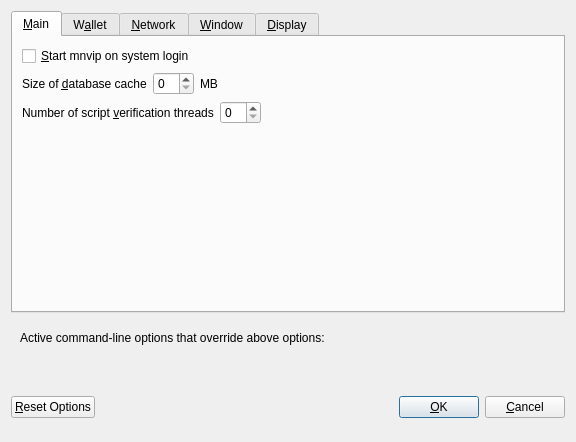
<?xml version="1.0" encoding="UTF-8"?>
<ui version="4.0">
 <class>OptionsDialog</class>
 <widget class="QDialog" name="OptionsDialog">
  <property name="geometry">
   <rect>
    <x>0</x>
    <y>0</y>
    <width>576</width>
    <height>442</height>
   </rect>
  </property>
  <property name="windowTitle">
   <string>Options</string>
  </property>
  <property name="modal">
   <bool>true</bool>
  </property>
  <layout class="QVBoxLayout" name="verticalLayout">
   <item>
    <widget class="QTabWidget" name="tabWidget">
     <property name="currentIndex">
      <number>0</number>
     </property>
     <widget class="QWidget" name="tabMain">
      <attribute name="title">
       <string>&amp;Main</string>
      </attribute>
      <layout class="QVBoxLayout" name="verticalLayout_Main">
       <item>
        <widget class="QCheckBox" name="bitcoinAtStartup">
         <property name="toolTip">
          <string>Automatically start mnvip after logging in to the system.</string>
         </property>
         <property name="text">
          <string>&amp;Start mnvip on system login</string>
         </property>
        </widget>
       </item>
       <item>
        <layout class="QHBoxLayout" name="horizontalLayout_2_Main">
         <item>
          <widget class="QLabel" name="databaseCacheLabel">
           <property name="text">
            <string>Size of &amp;database cache</string>
           </property>
           <property name="textFormat">
            <enum>Qt::PlainText</enum>
           </property>
           <property name="buddy">
            <cstring>databaseCache</cstring>
           </property>
          </widget>
         </item>
         <item>
          <widget class="QSpinBox" name="databaseCache"/>
         </item>
         <item>
          <widget class="QLabel" name="databaseCacheUnitLabel">
           <property name="text">
            <string>MB</string>
           </property>
           <property name="textFormat">
            <enum>Qt::PlainText</enum>
           </property>
          </widget>
         </item>
         <item>
          <spacer name="horizontalSpacer_2_Main">
           <property name="orientation">
            <enum>Qt::Horizontal</enum>
           </property>
           <property name="sizeHint" stdset="0">
            <size>
             <width>40</width>
             <height>20</height>
            </size>
           </property>
          </spacer>
         </item>
        </layout>
       </item>
       <item>
        <layout class="QHBoxLayout" name="horizontalLayout_3_Main">
         <item>
          <widget class="QLabel" name="threadsScriptVerifLabel">
           <property name="text">
            <string>Number of script &amp;verification threads</string>
           </property>
           <property name="textFormat">
            <enum>Qt::PlainText</enum>
           </property>
           <property name="buddy">
            <cstring>threadsScriptVerif</cstring>
           </property>
          </widget>
         </item>
         <item>
          <widget class="QSpinBox" name="threadsScriptVerif">
           <property name="toolTip">
            <string>(0 = auto, &lt;0 = leave that many cores free)</string>
           </property>
          </widget>
         </item>
         <item>
          <spacer name="horizontalSpacer_3_Main">
           <property name="orientation">
            <enum>Qt::Horizontal</enum>
           </property>
           <property name="sizeHint" stdset="0">
            <size>
             <width>40</width>
             <height>20</height>
            </size>
           </property>
          </spacer>
         </item>
        </layout>
       </item>
       <item>
        <spacer name="verticalSpacer_2">
         <property name="orientation">
          <enum>Qt::Vertical</enum>
         </property>
         <property name="sizeHint" stdset="0">
          <size>
           <width>20</width>
           <height>40</height>
          </size>
         </property>
        </spacer>
       </item>
      </layout>
     </widget>
     <widget class="QWidget" name="tabWallet">
      <attribute name="title">
       <string>W&amp;allet</string>
      </attribute>
      <layout class="QVBoxLayout" name="verticalLayout_Wallet">
       <item>
        <layout class="QHBoxLayout" name="horizontalLayout_2_Wallet">
         <item>
          <widget class="QLabel" name="labelStakeSplitThresholdText">
           <property name="text">
            <string>Stake split threshold:</string>
           </property>
          </widget>
         </item>
         <item>
          <widget class="QSpinBox" name="spinBoxStakeSplitThreshold">
           <property name="minimum">
            <number>1</number>
           </property>
           <property name="maximum">
            <number>999999</number>
           </property>
          </widget>
         </item>
        </layout>
       </item>
       <item>
        <widget class="QGroupBox" name="groupBox">
         <property name="title">
          <string>Expert</string>
         </property>
         <layout class="QVBoxLayout" name="verticalLayout_2">
          <item>
           <widget class="QCheckBox" name="coinControlFeatures">
            <property name="toolTip">
             <string>Whether to show coin control features or not.</string>
            </property>
            <property name="text">
             <string>Enable coin &amp;control features</string>
            </property>
           </widget>
          </item>
          <item>
           <widget class="QCheckBox" name="showMasternodesTab">
            <property name="toolTip">
             <string>Show additional tab listing all your masternodes in first sub-tab&lt;br/&gt;and all masternodes on the network in second sub-tab.</string>
            </property>
            <property name="text">
             <string>Show Masternodes Tab</string>
            </property>
           </widget>
          </item>
          <item>
           <widget class="QCheckBox" name="spendZeroConfChange">
            <property name="toolTip">
             <string>If you disable the spending of unconfirmed change, the change from a transaction&lt;br/&gt;cannot be used until that transaction has at least one confirmation.&lt;br/&gt;This also affects how your balance is computed.</string>
            </property>
            <property name="text">
             <string>&amp;Spend unconfirmed change</string>
            </property>
           </widget>
          </item>
         </layout>
        </widget>
       </item>
       <item>
        <spacer name="verticalSpacer_Wallet">
         <property name="orientation">
          <enum>Qt::Vertical</enum>
         </property>
         <property name="sizeHint" stdset="0">
          <size>
           <width>20</width>
           <height>40</height>
          </size>
         </property>
        </spacer>
       </item>
      </layout>
     </widget>
     <widget class="QWidget" name="tabNetwork">
      <attribute name="title">
       <string>&amp;Network</string>
      </attribute>
      <layout class="QVBoxLayout" name="verticalLayout_Network">
       <item>
        <widget class="QCheckBox" name="mapPortUpnp">
         <property name="toolTip">
          <string>Automatically open the mnvip client port on the router. This only works when your router supports UPnP and it is enabled.</string>
         </property>
         <property name="text">
          <string>Map port using &amp;UPnP</string>
         </property>
        </widget>
       </item>
       <item>
        <widget class="QCheckBox" name="allowIncoming">
         <property name="toolTip">
          <string>Accept connections from outside</string>
         </property>
         <property name="text">
          <string>Allow incoming connections</string>
         </property>
        </widget>
       </item>
       <item>
        <widget class="QCheckBox" name="connectSocks">
         <property name="toolTip">
          <string>Connect to the mnvip network through a SOCKS5 proxy.</string>
         </property>
         <property name="text">
          <string>&amp;Connect through SOCKS5 proxy (default proxy):</string>
         </property>
        </widget>
       </item>
       <item>
        <layout class="QHBoxLayout" name="horizontalLayout_1_Network">
         <item>
          <widget class="QLabel" name="proxyIpLabel">
           <property name="text">
            <string>Proxy &amp;IP:</string>
           </property>
           <property name="textFormat">
            <enum>Qt::PlainText</enum>
           </property>
           <property name="buddy">
            <cstring>proxyIp</cstring>
           </property>
          </widget>
         </item>
         <item>
          <widget class="QValidatedLineEdit" name="proxyIp">
           <property name="minimumSize">
            <size>
             <width>140</width>
             <height>0</height>
            </size>
           </property>
           <property name="maximumSize">
            <size>
             <width>140</width>
             <height>16777215</height>
            </size>
           </property>
           <property name="toolTip">
            <string>IP address of the proxy (e.g. IPv4: 127.0.0.1 / IPv6: ::1)</string>
           </property>
          </widget>
         </item>
         <item>
          <widget class="QLabel" name="proxyPortLabel">
           <property name="text">
            <string>&amp;Port:</string>
           </property>
           <property name="textFormat">
            <enum>Qt::PlainText</enum>
           </property>
           <property name="buddy">
            <cstring>proxyPort</cstring>
           </property>
          </widget>
         </item>
         <item>
          <widget class="QLineEdit" name="proxyPort">
           <property name="minimumSize">
            <size>
             <width>55</width>
             <height>0</height>
            </size>
           </property>
           <property name="maximumSize">
            <size>
             <width>55</width>
             <height>16777215</height>
            </size>
           </property>
           <property name="toolTip">
            <string>Port of the proxy (e.g. 9050)</string>
           </property>
          </widget>
         </item>
         <item>
          <spacer name="horizontalSpacer_1_Network">
           <property name="orientation">
            <enum>Qt::Horizontal</enum>
           </property>
           <property name="sizeHint" stdset="0">
            <size>
             <width>40</width>
             <height>20</height>
            </size>
           </property>
          </spacer>
         </item>
        </layout>
       </item>
       <item>
        <spacer name="verticalSpacer_Network">
         <property name="orientation">
          <enum>Qt::Vertical</enum>
         </property>
         <property name="sizeHint" stdset="0">
          <size>
           <width>20</width>
           <height>40</height>
          </size>
         </property>
        </spacer>
       </item>
      </layout>
     </widget>
     <widget class="QWidget" name="tabWindow">
      <attribute name="title">
       <string>&amp;Window</string>
      </attribute>
      <layout class="QVBoxLayout" name="verticalLayout_Window">
       <item>
        <widget class="QCheckBox" name="minimizeToTray">
         <property name="toolTip">
          <string>Show only a tray icon after minimizing the window.</string>
         </property>
         <property name="text">
          <string>&amp;Minimize to the tray instead of the taskbar</string>
         </property>
        </widget>
       </item>
       <item>
        <widget class="QCheckBox" name="minimizeOnClose">
         <property name="toolTip">
          <string>Minimize instead of exit the application when the window is closed. When this option is enabled, the application will be closed only after selecting Quit in the menu.</string>
         </property>
         <property name="text">
          <string>M&amp;inimize on close</string>
         </property>
        </widget>
       </item>
       <item>
        <spacer name="verticalSpacer_Window">
         <property name="orientation">
          <enum>Qt::Vertical</enum>
         </property>
         <property name="sizeHint" stdset="0">
          <size>
           <width>20</width>
           <height>40</height>
          </size>
         </property>
        </spacer>
       </item>
      </layout>
     </widget>
     <widget class="QWidget" name="tabDisplay">
      <attribute name="title">
       <string>&amp;Display</string>
      </attribute>
      <layout class="QVBoxLayout" name="verticalLayout_Display">
       <item>
        <layout class="QHBoxLayout" name="horizontalLayout_1_Display">
         <item>
          <widget class="QLabel" name="langLabel">
           <property name="text">
            <string>User Interface &amp;language:</string>
           </property>
           <property name="textFormat">
            <enum>Qt::PlainText</enum>
           </property>
           <property name="buddy">
            <cstring>lang</cstring>
           </property>
          </widget>
         </item>
         <item>
          <widget class="QValueComboBox" name="lang">
           <property name="toolTip">
            <string>The user interface language can be set here. This setting will take effect after restarting mnvip.</string>
           </property>
          </widget>
         </item>
        </layout>
       </item>
       <item>
        <widget class="QLabel" name="label_3">
         <property name="toolTip">
          <string notr="true"/>
         </property>
         <property name="statusTip">
          <string notr="true"/>
         </property>
         <property name="whatsThis">
          <string notr="true"/>
         </property>
         <property name="accessibleName">
          <string notr="true"/>
         </property>
         <property name="text">
          <string>Language missing or translation incomplete? Help contributing translations here:
https://discord.com/invite/2MYYCVPxeU</string>
         </property>
         <property name="wordWrap">
          <bool>true</bool>
         </property>
         <property name="openExternalLinks">
          <bool>true</bool>
         </property>
         <property name="textInteractionFlags">
          <set>Qt::TextBrowserInteraction</set>
         </property>
        </widget>
       </item>
       <item>
        <layout class="QHBoxLayout" name="horizontalLayout_2_Display" stretch="0,0">
         <item>
          <widget class="QLabel" name="themeLabel">
           <property name="text">
            <string>User Interface Theme:</string>
           </property>
          </widget>
         </item>
         <item>
          <widget class="QValueComboBox" name="theme"/>
         </item>
        </layout>
       </item>
       <item>
        <widget class="QWidget" name="verticalDisplayWidget" native="true">
         <layout class="QVBoxLayout" name="verticalDisplayLayout">
          <property name="margin">
           <number>0</number>
          </property>
          <item>
           <widget class="Line" name="line">
            <property name="orientation">
             <enum>Qt::Horizontal</enum>
            </property>
           </widget>
          </item>
          <item>
           <layout class="QHBoxLayout" name="horizontalLayout_3_Display">
            <item>
             <widget class="QLabel" name="unitLabel">
              <property name="text">
               <string>Unit to show amounts in:</string>
              </property>
              <property name="textFormat">
               <enum>Qt::PlainText</enum>
              </property>
             </widget>
            </item>
            <item>
             <widget class="QValueComboBox" name="unit">
              <property name="toolTip">
               <string>Choose the default subdivision unit to show in the interface and when sending coins.</string>
              </property>
             </widget>
            </item>
           </layout>
          </item>
          <item>
           <layout class="QHBoxLayout" name="horizontalLayout_4_Display">
            <item>
             <widget class="QLabel" name="digitsLabel">
              <property name="text">
               <string>Decimal digits</string>
              </property>
             </widget>
            </item>
            <item>
             <widget class="QValueComboBox" name="digits"/>
            </item>
           </layout>
          </item>
          <item>
           <layout class="QHBoxLayout" name="horizontalLayout_5_Display">
            <item>
             <widget class="QCheckBox" name="checkBoxHideZeroBalances">
              <property name="toolTip">
               <string>Hide empty balances</string>
              </property>
              <property name="layoutDirection">
               <enum>Qt::LeftToRight</enum>
              </property>
              <property name="text">
               <string>Hide empty balances</string>
              </property>
             </widget>
            </item>
            <item>
             <widget class="QCheckBox" name="checkBoxHideOrphans">
              <property name="toolTip">
               <string>Hide orphan stakes in transaction lists</string>
              </property>
              <property name="text">
               <string>Hide orphan stakes</string>
              </property>
             </widget>
            </item>
            <item>
             <spacer name="horizontalSpacer">
              <property name="orientation">
               <enum>Qt::Horizontal</enum>
              </property>
              <property name="sizeHint" stdset="0">
               <size>
                <width>40</width>
                <height>20</height>
               </size>
              </property>
             </spacer>
            </item>
           </layout>
          </item>
          <item>
           <layout class="QHBoxLayout" name="horizontalLayout_6_Display">
            <item>
             <widget class="QLabel" name="thirdPartyTxUrlsLabel">
              <property name="toolTip">
               <string>Third party URLs (e.g. a block explorer) that appear in the transactions tab as context menu items. %s in the URL is replaced by transaction hash. Multiple URLs are separated by vertical bar |.</string>
              </property>
              <property name="text">
               <string>Third party transaction URLs</string>
              </property>
             </widget>
            </item>
            <item>
             <widget class="QLineEdit" name="thirdPartyTxUrls">
              <property name="toolTip">
               <string>Third party URLs (e.g. a block explorer) that appear in the transactions tab as context menu items. %s in the URL is replaced by transaction hash. Multiple URLs are separated by vertical bar |.</string>
              </property>
             </widget>
            </item>
           </layout>
          </item>
         </layout>
        </widget>
       </item>
       <item>
        <spacer name="verticalSpacer">
         <property name="orientation">
          <enum>Qt::Vertical</enum>
         </property>
         <property name="sizeHint" stdset="0">
          <size>
           <width>20</width>
           <height>40</height>
          </size>
         </property>
        </spacer>
       </item>
      </layout>
     </widget>
    </widget>
   </item>
   <item>
    <widget class="QFrame" name="frame">
     <layout class="QVBoxLayout" name="verticalLayout_Bottom">
      <item>
       <layout class="QHBoxLayout" name="horizontalLayout_Bottom">
        <item>
         <widget class="QLabel" name="overriddenByCommandLineInfoLabel">
          <property name="text">
           <string>Active command-line options that override above options:</string>
          </property>
          <property name="textFormat">
           <enum>Qt::PlainText</enum>
          </property>
         </widget>
        </item>
        <item>
         <spacer name="horizontalSpacer_Bottom">
          <property name="orientation">
           <enum>Qt::Horizontal</enum>
          </property>
          <property name="sizeHint" stdset="0">
           <size>
            <width>40</width>
            <height>20</height>
           </size>
          </property>
         </spacer>
        </item>
       </layout>
      </item>
      <item>
       <widget class="QLabel" name="overriddenByCommandLineLabel">
        <property name="text">
         <string/>
        </property>
        <property name="textFormat">
         <enum>Qt::PlainText</enum>
        </property>
        <property name="wordWrap">
         <bool>true</bool>
        </property>
       </widget>
      </item>
     </layout>
    </widget>
   </item>
   <item>
    <layout class="QHBoxLayout" name="horizontalLayout_Buttons">
     <item>
      <widget class="QPushButton" name="resetButton">
       <property name="toolTip">
        <string>Reset all client options to default.</string>
       </property>
       <property name="text">
        <string>&amp;Reset Options</string>
       </property>
       <property name="autoDefault">
        <bool>false</bool>
       </property>
      </widget>
     </item>
     <item>
      <spacer name="horizontalSpacer_1">
       <property name="orientation">
        <enum>Qt::Horizontal</enum>
       </property>
       <property name="sizeHint" stdset="0">
        <size>
         <width>40</width>
         <height>48</height>
        </size>
       </property>
      </spacer>
     </item>
     <item>
      <widget class="QLabel" name="statusLabel">
       <property name="minimumSize">
        <size>
         <width>200</width>
         <height>0</height>
        </size>
       </property>
       <property name="font">
        <font>
         <weight>75</weight>
         <bold>true</bold>
        </font>
       </property>
       <property name="text">
        <string/>
       </property>
       <property name="textFormat">
        <enum>Qt::PlainText</enum>
       </property>
       <property name="wordWrap">
        <bool>true</bool>
       </property>
      </widget>
     </item>
     <item>
      <spacer name="horizontalSpacer_2">
       <property name="orientation">
        <enum>Qt::Horizontal</enum>
       </property>
       <property name="sizeHint" stdset="0">
        <size>
         <width>40</width>
         <height>48</height>
        </size>
       </property>
      </spacer>
     </item>
     <item>
      <widget class="QPushButton" name="okButton">
       <property name="text">
        <string>&amp;OK</string>
       </property>
       <property name="autoDefault">
        <bool>false</bool>
       </property>
       <property name="default">
        <bool>true</bool>
       </property>
      </widget>
     </item>
     <item>
      <widget class="QPushButton" name="cancelButton">
       <property name="text">
        <string>&amp;Cancel</string>
       </property>
       <property name="autoDefault">
        <bool>false</bool>
       </property>
      </widget>
     </item>
    </layout>
   </item>
  </layout>
 </widget>
 <customwidgets>
  <customwidget>
   <class>QValidatedLineEdit</class>
   <extends>QLineEdit</extends>
   <header>qvalidatedlineedit.h</header>
  </customwidget>
  <customwidget>
   <class>QValueComboBox</class>
   <extends>QComboBox</extends>
   <header>qvaluecombobox.h</header>
  </customwidget>
 </customwidgets>
 <resources/>
 <connections/>
</ui>
